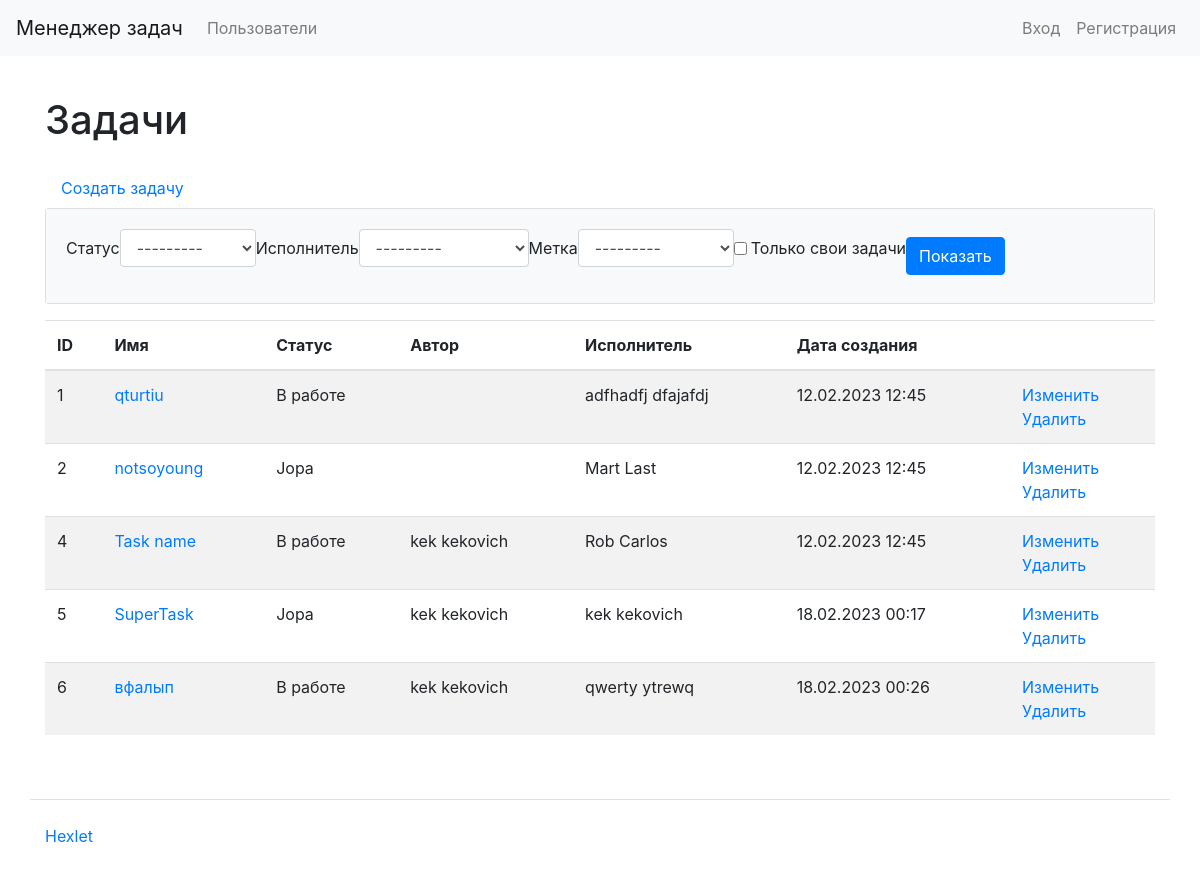
The page /tasks/ on the database as committed earlier.
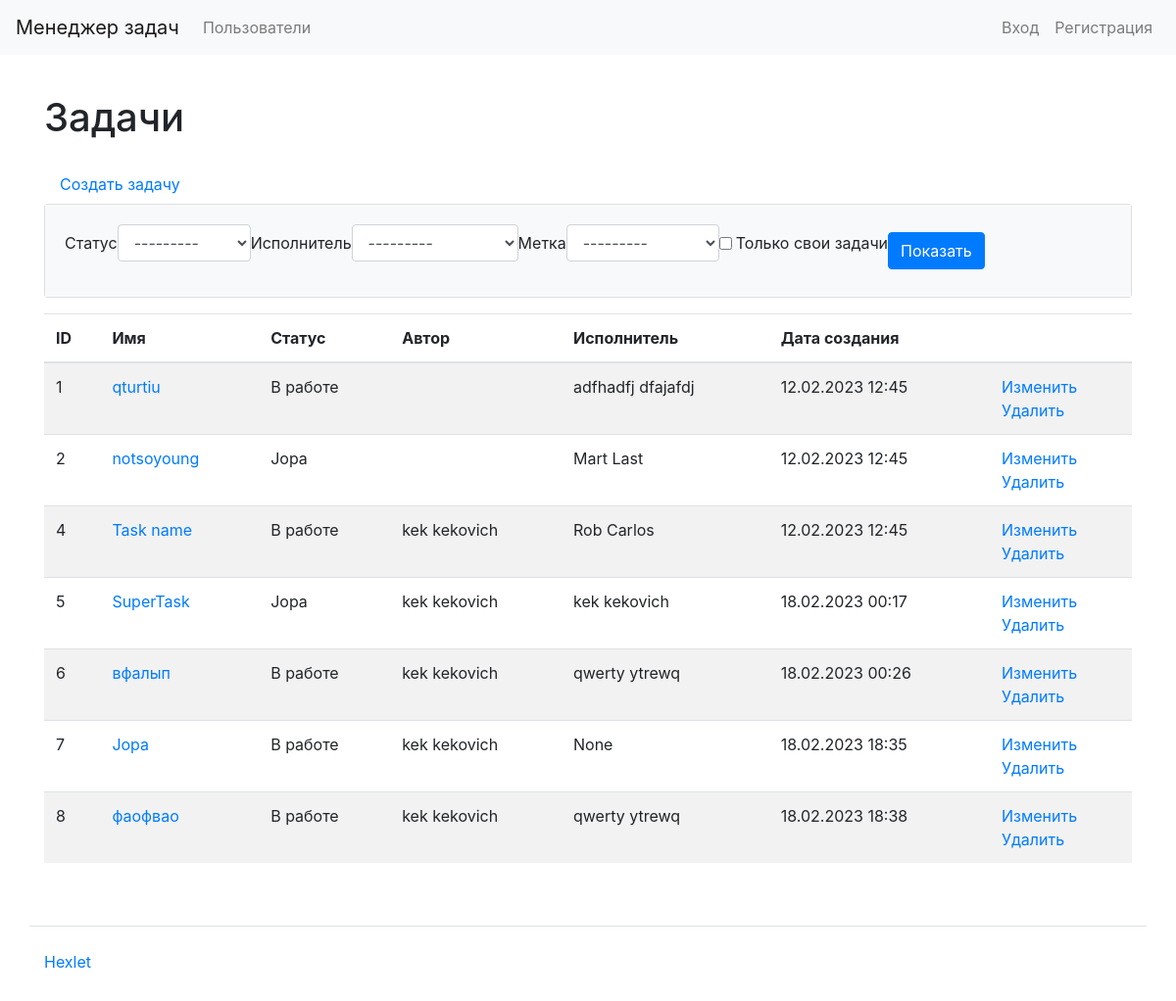
The same page on the database as committed later.
### task_manager/tasks/models.py (models this page shows, shortened)
class Tasks(models.Model):
    name = models.CharField(max_length=150, verbose_name='Имя')
    creator = models.ForeignKey(SiteUser, on_delete=models.PROTECT)
    description = models.TextField(verbose_name='Описание', null=True, blank=True)
    status = models.ForeignKey(Statuses, on_delete=models.PROTECT, verbose_name='Статус')
    executor = models.ForeignKey(SiteUser, on_delete=models.PROTECT, verbose_name='Исполнитель', related_name='executor', null=True, blank=True)
    labels = models.ManyToManyField(Label, verbose_name='Метки', through="TasksLabels", blank=True)
    created_at = models.DateTimeField(auto_now=True)

### task_manager/statuses/models.py (models this page shows)
class Statuses(models.Model):
    name = models.CharField(max_length=100, verbose_name='Имя')
    created_at = models.DateTimeField(auto_now=True)
    def __str__(self):
        return self.name

### task_manager/users/models.py (models this page shows)
class SiteUser(AbstractUser):
    first_name = models.CharField(max_length=150, verbose_name='Имя')
    last_name = models.CharField(max_length=150, verbose_name='Фамилия')
    def __str__(self):
        return f'{self.first_name} {self.last_name}'

### task_manager/labels/models.py (called while the page is built)
    def __str__(self):
        return self.name

### task_manager/templates/tasks/tasks_filter.html (shortened to what this page needs)
{% extends "base.html" %}
{% load bootstrap4 %}
{% block content %}
<h1 class="my-4">Задачи</h1>
<a class="nav-link" href="{% url 'create_task' %}">Создать задачу</a>
<div class="card mb-3">
    <div class="card-body bg-light">
        <form class="form-inline center" method="get">
            {% bootstrap_form filter.form field_class="mr-3 ml-2" %}
            <button class="btn btn-primary" type="submit">Показать</button>
        </form>
    </div>
</div>
<table class="table table-striped">
    <thead>
      <tr>
        <th>ID</th>
        <th>Имя</th>
        <th>Статус</th>
        <th>Автор</th>
        <th>Исполнитель</th>
        <th>Дата создания</th>
        <th></th>
      </tr>
    </thead>
    <tbody>
        {% for obj in filter.qs %}
        <tr>
          <td>
            {{ obj.pk }}
          </td>
          <td>
            <a href="{% url 'task_detail' obj.pk %}">{{ obj.name }}</a>
          </td>
          <td>
            {{ obj.status }}
          </td>
          <td>
            {{ obj.creator }}
          </td>
          <td>
            {{ obj.executor }}
          </td>
          <td>{{ obj.created_at|date:"d.m.Y H:i" }}</td>
          <td>
            <a href="{% url 'task_update' obj.pk %}">Изменить</a>
            <br>
            <a href="{% url 'task_delete' obj.pk %}">Удалить</a>
          </td>
        </tr>
        {% endfor %}
    </tbody>
</table>
{% endblock %}

### task_manager/templates/base.html (shortened to what this page needs)
<!DOCTYPE html>
<html lang="en">
    <head>
        {% load bootstrap4 %}
        {% bootstrap_css %}
    </head>
    <body class="d-flex flex-column min-vh-100">
        {% include "navigation.html" %}
        <div class="container wrapper flex-grow-1">
            {% load i18n %}
            {% block content %}{% endblock %}
        </div>
    </body>
    <footer>
        {% include "footer.html" %}
    </footer>
</html>

### task_manager/templates/navigation.html (shortened to what this page needs)
<nav class="navbar navbar-expand-lg navbar-light bg-light mb-3">
    <a class="navbar-brand" href="{% url 'index' %}">Менеджер задач</a>
    <div class="collapse navbar-collapse">
        <ul class="navbar-nav mr-auto">
            <li class="nav-item">
                <a class="nav-link" href="{% url 'user_list' %}">Пользователи</a>
            </li>
        </ul>
        <ul class="navbar-nav">
            {% if user.is_authenticated %}
            <li class="nav-item">
                <a class="nav-link" href="{% url 'logout' %}">Выход</a>
            </li>
            {% else %}
            <li class="nav-item">
                <a class="nav-link" href="{% url 'login' %}">Вход</a>
            </li>
            <li class="nav-item">
                <a class="nav-link" href="{% url 'register' %}">Регистрация</a>
            </li>
            {% endif %}
        </ul>
    </div>
</nav>

### task_manager/templates/footer.html
<div class="container my-5 pt-4 border-top">
    <a target="_blank" href="https://ru.hexlet.io">Hexlet</a>
</div>

Rows that differ between the two databases and show on the page:
added Tasks: pk "7", name "Jopa", status "В работе", creator "kek kekovich", executor "None", created_at "18.02.2023 18:35"
added Tasks: pk "8", name "фаофвао", status "В работе", creator "kek kekovich", executor "qwerty ytrewq", created_at "18.02.2023 18:38"
